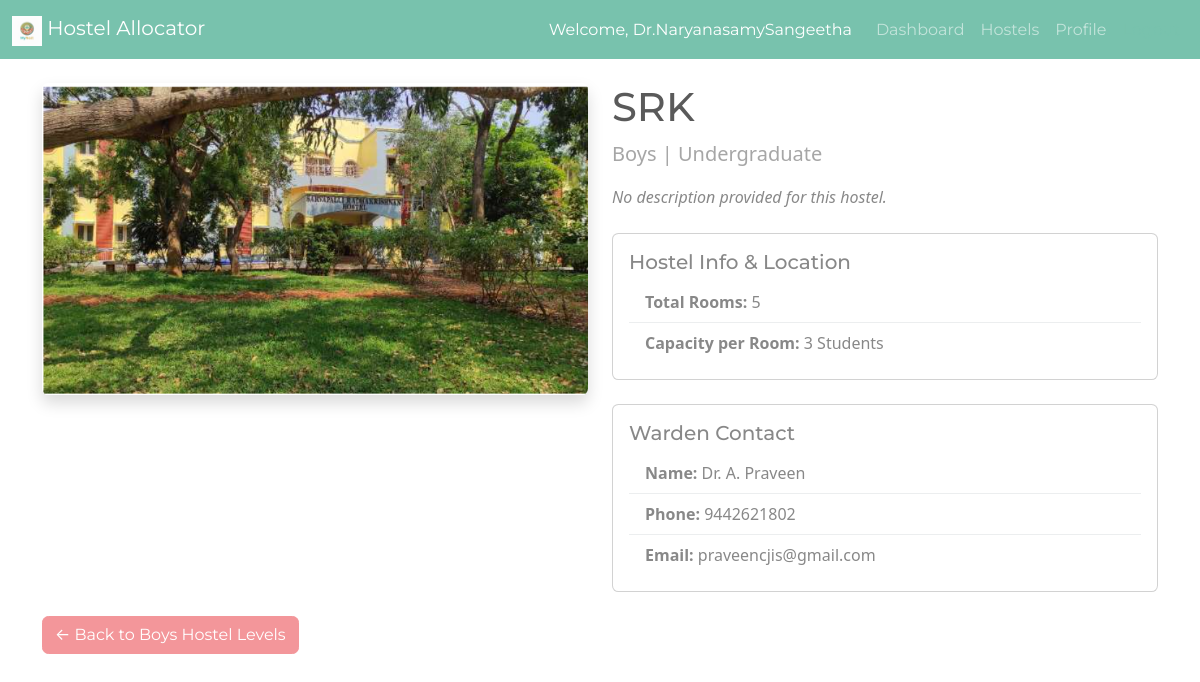
The app's page /hostel/12/ (signed in) with its own data.
### hostel/models.py (models this page shows, shortened)
class Hostel(models.Model):
    GENDER_CHOICES = [
        ('M', 'Boys'),
        ('F', 'Girls'),
    ]
    LEVEL_CHOICES = [
        ('UG', 'Undergraduate'),
        ('PG', 'Postgraduate'),
        ('PHD', 'PhD'),
    ]
    name = models.CharField(max_length=100)
    gender = models.CharField(max_length=1, choices=GENDER_CHOICES)
    level = models.CharField(max_length=3, choices=LEVEL_CHOICES)
    image = models.ImageField(upload_to='hostel_images/', blank=True, null=True)
    description = models.TextField(blank=True, null=True)
    warden_name = models.CharField(max_length=100, blank=True, null=True)
    warden_phone = models.CharField(max_length=15, blank=True, null=True)
    warden_email = models.EmailField(blank=True, null=True)
    assigned_warden = models.ForeignKey(
        settings.AUTH_USER_MODEL,
        on_delete=models.SET_NULL,
        null=True, blank=True,
        limit_choices_to={'groups__name': 'Warden', 'is_staff': True},
        related_name='managed_hostels'
    )
    priority = models.PositiveIntegerField(
        default=100,
        help_text="Lower numbers mean higher priority (filled first)."
    )
    location_details = models.TextField(
        blank=True,
        null=True,
        help_text="Enter location description (e.g., Near Silver Jubilee Campus, Opposite Central Library)"
    )
    is_manually_closed = models.BooleanField(
        default=False,
        help_text="Check this box to manually close this hostel to new applications, even if it is not full."
    )

### hostel/views.py (the view)
# urls.py: path('hostel/<int:hostel_id>/', views.hostel_detail, name='hostel_detail'),
@login_required
def hostel_detail(request, hostel_id):
    hostel = get_object_or_404(Hostel, id=hostel_id)
    rooms_with_counts = Room.objects.filter(hostel=hostel).annotate(
        occupant_count=Count('studentapplication')
    )
    total_rooms = rooms_with_counts.count()
    room_capacity = 3 # Default assumption
    first_room = rooms_with_counts.first()
    if first_room:
        room_capacity = first_room.capacity
    total_capacity = total_rooms * room_capacity
    total_occupants = rooms_with_counts.aggregate(total=Sum('occupant_count'))['total'] or 0
    available_rooms_count = sum(1 for room in rooms_with_counts if room.occupant_count < room.capacity)
    vacancies = total_capacity - total_occupants
    context = {
        'hostel': hostel,
        'rooms': rooms_with_counts, # Pass individual rooms for detailed breakdown
        'total_rooms': total_rooms,
        'available_rooms_count': available_rooms_count,
        'vacancies': vacancies,
        'room_capacity': room_capacity,
    }
    return render(request, 'hostel/hostel_detail.html', context)

### hostel/templates/hostel/hostel_detail.html (shortened to what this page needs)
{% extends 'hostel/base.html' %}
{% block content %}
    <div class="row">
        <div class="col-md-6 mb-4">
            {% if hostel.image %}
                <img src="{{ hostel.image.url }}" class="img-fluid rounded shadow" alt="{{ hostel.name }}">
            {% else %}
                <img src="https://via.placeholder.com/600x400.png?text=Hostel+Image+Not+Available" class="img-fluid rounded shadow" alt="No Image">
            {% endif %}
        </div>
        <div class="col-md-6">
            <h1>{{ hostel.name }}</h1>
            <p class="lead text-muted">{{ hostel.get_gender_display }} | {{ hostel.get_level_display }}</p>
            {% if hostel.description %}
                <p>{{ hostel.description|linebreaksbr }}</p>
            {% else %}
                <p><i>No description provided for this hostel.</i></p>
            {% endif %}
            <div class="card mt-4 mb-4">
                <div class="card-body">
                    <h5 class="card-title">Hostel Info & Location</h5>
                    <ul class="list-group list-group-flush">
                        <li class="list-group-item"><strong>Total Rooms:</strong> {{ total_rooms }}</li>
                        <li class="list-group-item"><strong>Capacity per Room:</strong> {{ room_capacity }} Students</li>
                    </ul>
                </div>
            </div>
            <div class="card">
                <div class="card-body">
                    <h5 class="card-title">Warden Contact</h5>
                    <ul class="list-group list-group-flush">
                        {% if hostel.warden_name %}
                            <li class="list-group-item"><strong>Name:</strong> {{ hostel.warden_name }}</li>
                        {% endif %}
                        {% if hostel.warden_phone %}
                            <li class="list-group-item"><strong>Phone:</strong> {{ hostel.warden_phone }}</li>
                        {% endif %}
                        {% if hostel.warden_email %}
                            <li class="list-group-item"><strong>Email:</strong> {{ hostel.warden_email }}</li>
                        {% endif %}
                    </ul>
                </div>
            </div>
        </div>
    </div>
    <a href="{% url 'hostel_list' gender=hostel.gender %}" class="btn btn-secondary mt-4">&larr; Back to {{ hostel.get_gender_display }} Hostel Levels</a>
{% endblock %}

### hostel/templates/hostel/base.html (shortened to what this page needs)
{% load static %}
<!doctype html>
<html lang="en">
<head>
    <link href="https://bootswatch.com/5/minty/bootstrap.min.css" rel="stylesheet">
</head>
<body>
    <nav class="navbar navbar-expand-lg navbar-dark bg-primary">
        <div class="container-fluid">
            <a class="navbar-brand" href="{% url 'dashboard' %}">
                <img src="{% static 'images/app-logo.png' %}" alt="Hostel Logo" width="30" height="30" class="d-inline-block align-text-top">
                Hostel Allocator
            </a>
            <div class="collapse navbar-collapse">
                <div class="navbar-nav ms-auto">
                    {% if user.is_authenticated %}
                        <span class="navbar-text text-white">
                            Welcome, {{ user.username }}
                        </span>
                        <a class="nav-link" href="{% url 'dashboard' %}">Dashboard</a>
                        <a class="nav-link" href="{% url 'hostel_category' %}">Hostels</a>
                        <a class="nav-link" href="{% url 'profile' %}">Profile</a>
                        <form action="{% url 'logout' %}" method="post" class="d-flex">
                            <button type="submit" class="btn btn-link nav-link">Logout</button>
                        </form>
                    {% endif %}
                </div>
            </div>
        </div>
    </nav>
    <div class="container mt-4">
        {% block content %}
        {% endblock %}
    </div>
</body>
</html>

### hostel/templates/hostel/base.html (style rules this page uses)
.navbar-text { margin-right: 1rem; }

### records on screen
Hostel: image (picture), name "SRK", gender "Boys", level "Undergraduate", warden_name "Dr. A. Praveen", warden_phone "9442621802", warden_email "praveencjis@gmail.com"

### other values on screen
{{ user.username }} "Dr.NaryanasamySangeetha"
{{ total_rooms }} "5"
{{ room_capacity }} "3"
